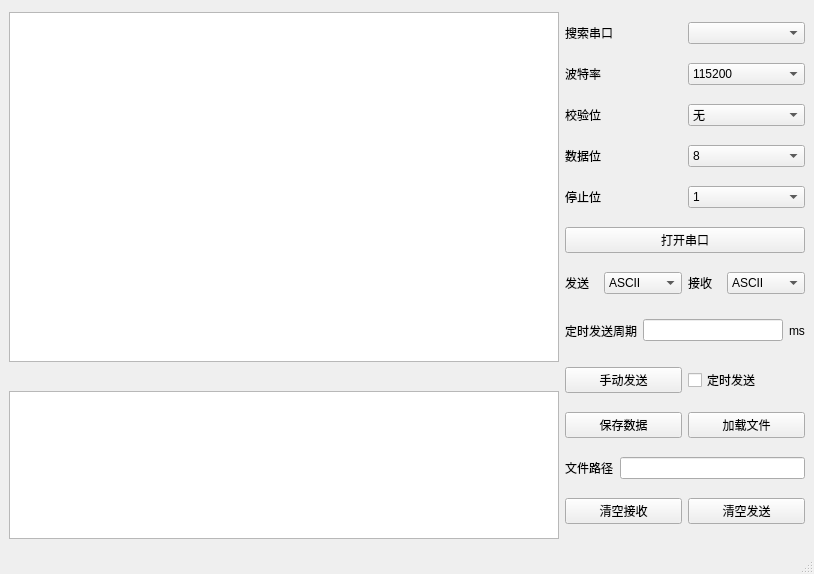
<?xml version="1.0" encoding="UTF-8"?>
<ui version="4.0">
 <class>MainWindow</class>
 <widget class="QMainWindow" name="MainWindow">
  <property name="geometry">
   <rect>
    <x>0</x>
    <y>0</y>
    <width>814</width>
    <height>574</height>
   </rect>
  </property>
  <property name="focusPolicy">
   <enum>Qt::NoFocus</enum>
  </property>
  <property name="windowTitle">
   <string>SerialDebuggingAssistant</string>
  </property>
  <widget class="QWidget" name="centralwidget">
   <layout class="QHBoxLayout" name="horizontalLayout_12">
    <item>
     <layout class="QHBoxLayout" name="horizontalLayout_11">
      <item>
       <layout class="QVBoxLayout" name="verticalLayout_4">
        <property name="sizeConstraint">
         <enum>QLayout::SetDefaultConstraint</enum>
        </property>
        <property name="rightMargin">
         <number>0</number>
        </property>
        <item>
         <widget class="QPlainTextEdit" name="recieveTxt">
          <property name="minimumSize">
           <size>
            <width>550</width>
            <height>350</height>
           </size>
          </property>
          <property name="maximumSize">
           <size>
            <width>550</width>
            <height>350</height>
           </size>
          </property>
          <property name="readOnly">
           <bool>true</bool>
          </property>
         </widget>
        </item>
        <item>
         <spacer name="verticalSpacer">
          <property name="orientation">
           <enum>Qt::Vertical</enum>
          </property>
          <property name="sizeType">
           <enum>QSizePolicy::Fixed</enum>
          </property>
          <property name="sizeHint" stdset="0">
           <size>
            <width>20</width>
            <height>20</height>
           </size>
          </property>
         </spacer>
        </item>
        <item>
         <widget class="QPlainTextEdit" name="sendTxt">
          <property name="sizePolicy">
           <sizepolicy hsizetype="Expanding" vsizetype="Fixed">
            <horstretch>0</horstretch>
            <verstretch>0</verstretch>
           </sizepolicy>
          </property>
          <property name="minimumSize">
           <size>
            <width>550</width>
            <height>148</height>
           </size>
          </property>
          <property name="maximumSize">
           <size>
            <width>550</width>
            <height>148</height>
           </size>
          </property>
         </widget>
        </item>
       </layout>
      </item>
      <item>
       <layout class="QVBoxLayout" name="verticalLayout_3">
        <item>
         <layout class="QHBoxLayout" name="horizontalLayout_1">
          <item>
           <widget class="QLabel" name="searchLabel">
            <property name="text">
             <string>搜索串口</string>
            </property>
           </widget>
          </item>
          <item>
           <widget class="QComboBox" name="searchCombo"/>
          </item>
         </layout>
        </item>
        <item>
         <layout class="QHBoxLayout" name="horizontalLayout_2">
          <item>
           <widget class="QLabel" name="baudLabel">
            <property name="text">
             <string>波特率</string>
            </property>
           </widget>
          </item>
          <item>
           <widget class="QComboBox" name="baudCombo">
            <property name="currentText">
             <string>115200</string>
            </property>
            <property name="currentIndex">
             <number>2</number>
            </property>
            <item>
             <property name="text">
              <string>9600</string>
             </property>
            </item>
            <item>
             <property name="text">
              <string>38400</string>
             </property>
            </item>
            <item>
             <property name="text">
              <string>115200</string>
             </property>
            </item>
           </widget>
          </item>
         </layout>
        </item>
        <item>
         <layout class="QHBoxLayout" name="horizontalLayout_3">
          <item>
           <widget class="QLabel" name="checkLabel">
            <property name="text">
             <string>校验位</string>
            </property>
           </widget>
          </item>
          <item>
           <widget class="QComboBox" name="checkCombo">
            <item>
             <property name="text">
              <string>无</string>
             </property>
            </item>
            <item>
             <property name="text">
              <string>奇校验</string>
             </property>
            </item>
            <item>
             <property name="text">
              <string>偶校验</string>
             </property>
            </item>
           </widget>
          </item>
         </layout>
        </item>
        <item>
         <layout class="QHBoxLayout" name="horizontalLayout_4">
          <item>
           <widget class="QLabel" name="dataLabel">
            <property name="text">
             <string>数据位</string>
            </property>
           </widget>
          </item>
          <item>
           <widget class="QComboBox" name="dataCombo">
            <property name="currentIndex">
             <number>3</number>
            </property>
            <item>
             <property name="text">
              <string>5</string>
             </property>
            </item>
            <item>
             <property name="text">
              <string>6</string>
             </property>
            </item>
            <item>
             <property name="text">
              <string>7</string>
             </property>
            </item>
            <item>
             <property name="text">
              <string>8</string>
             </property>
            </item>
           </widget>
          </item>
         </layout>
        </item>
        <item>
         <layout class="QHBoxLayout" name="horizontalLayout_5">
          <item>
           <widget class="QLabel" name="stopLabel">
            <property name="text">
             <string>停止位</string>
            </property>
           </widget>
          </item>
          <item>
           <widget class="QComboBox" name="stopCombo">
            <item>
             <property name="text">
              <string>1</string>
             </property>
            </item>
            <item>
             <property name="text">
              <string>1.5</string>
             </property>
            </item>
            <item>
             <property name="text">
              <string>2</string>
             </property>
            </item>
           </widget>
          </item>
         </layout>
        </item>
        <item>
         <widget class="QPushButton" name="ctrlSerialButton">
          <property name="text">
           <string>打开串口</string>
          </property>
         </widget>
        </item>
        <item>
         <layout class="QHBoxLayout" name="horizontalLayout">
          <item>
           <widget class="QLabel" name="sendLabel">
            <property name="text">
             <string>发送</string>
            </property>
           </widget>
          </item>
          <item>
           <widget class="QComboBox" name="sendCombo">
            <item>
             <property name="text">
              <string>ASCII</string>
             </property>
            </item>
            <item>
             <property name="text">
              <string>十六进制</string>
             </property>
            </item>
           </widget>
          </item>
          <item>
           <widget class="QLabel" name="recieveLabel">
            <property name="text">
             <string>接收</string>
            </property>
           </widget>
          </item>
          <item>
           <widget class="QComboBox" name="recieveCombo">
            <item>
             <property name="text">
              <string>ASCII</string>
             </property>
            </item>
            <item>
             <property name="text">
              <string>十六进制</string>
             </property>
            </item>
           </widget>
          </item>
         </layout>
        </item>
        <item>
         <layout class="QHBoxLayout" name="horizontalLayout_6">
          <item>
           <widget class="QLabel" name="timeLabel1">
            <property name="maximumSize">
             <size>
              <width>16777215</width>
              <height>35</height>
             </size>
            </property>
            <property name="text">
             <string>定时发送周期</string>
            </property>
           </widget>
          </item>
          <item>
           <widget class="QLineEdit" name="timeEdit">
            <property name="maximumSize">
             <size>
              <width>16777215</width>
              <height>16777215</height>
             </size>
            </property>
            <property name="readOnly">
             <bool>false</bool>
            </property>
           </widget>
          </item>
          <item>
           <widget class="QLabel" name="timeLabel2">
            <property name="maximumSize">
             <size>
              <width>16777215</width>
              <height>35</height>
             </size>
            </property>
            <property name="text">
             <string>ms</string>
            </property>
           </widget>
          </item>
         </layout>
        </item>
        <item>
         <layout class="QHBoxLayout" name="horizontalLayout_7">
          <item>
           <widget class="QPushButton" name="sendButton">
            <property name="text">
             <string>手动发送</string>
            </property>
           </widget>
          </item>
          <item>
           <widget class="QCheckBox" name="timecheckBox">
            <property name="text">
             <string>定时发送</string>
            </property>
           </widget>
          </item>
         </layout>
        </item>
        <item>
         <layout class="QHBoxLayout" name="horizontalLayout_8">
          <item>
           <widget class="QPushButton" name="saveButton">
            <property name="text">
             <string>保存数据</string>
            </property>
           </widget>
          </item>
          <item>
           <widget class="QPushButton" name="readButton">
            <property name="text">
             <string>加载文件</string>
            </property>
           </widget>
          </item>
         </layout>
        </item>
        <item>
         <layout class="QHBoxLayout" name="horizontalLayout_9">
          <item>
           <widget class="QLabel" name="pathLabel">
            <property name="text">
             <string>文件路径</string>
            </property>
           </widget>
          </item>
          <item>
           <widget class="QLineEdit" name="pathEdit">
            <property name="readOnly">
             <bool>true</bool>
            </property>
           </widget>
          </item>
         </layout>
        </item>
        <item>
         <layout class="QHBoxLayout" name="horizontalLayout_10">
          <item>
           <widget class="QPushButton" name="clearRecButton">
            <property name="text">
             <string>清空接收</string>
            </property>
           </widget>
          </item>
          <item>
           <widget class="QPushButton" name="clearSendButton">
            <property name="text">
             <string>清空发送</string>
            </property>
           </widget>
          </item>
         </layout>
        </item>
       </layout>
      </item>
     </layout>
    </item>
   </layout>
  </widget>
  <widget class="QStatusBar" name="statusbar"/>
 </widget>
 <resources/>
 <connections/>
</ui>
